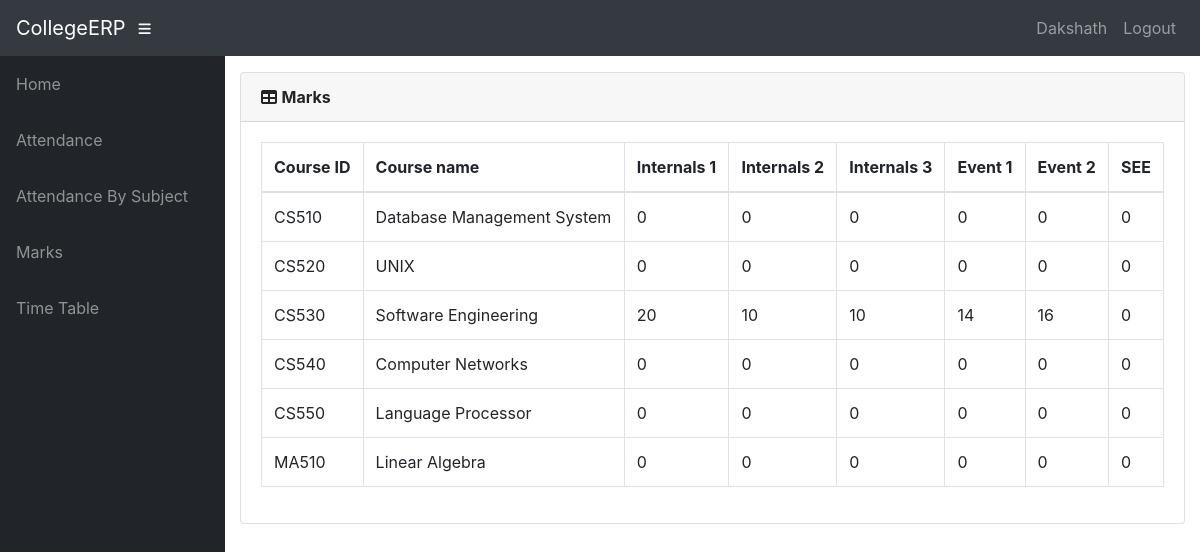
The app's page /info/student/CS01/marks_list/ (signed in) with its own data.
### info/models.py (models this page shows, shortened)
class User(AbstractUser):
    @property
    def is_student(self):
        if hasattr(self, 'student'):
            return True
        return False

class Student(models.Model):
    user = models.OneToOneField(User, on_delete=models.CASCADE, null=True)
    class_id = models.ForeignKey(Class, on_delete=models.CASCADE, default=1)
    USN = models.CharField(primary_key='True', max_length=100)
    name = models.CharField(max_length=200)
    sex = models.CharField(max_length=50, choices=sex_choice, default='Male')
    DOB = models.DateField(default='1998-01-01')

class StudentCourse(models.Model):
    student = models.ForeignKey(Student, on_delete=models.CASCADE)
    course = models.ForeignKey(Course, on_delete=models.CASCADE)
    class Meta:
        unique_together = (('student', 'course'),)
        verbose_name_plural = 'Marks'

class Course(models.Model):
    dept = models.ForeignKey(Dept, on_delete=models.CASCADE)
    id = models.CharField(primary_key='True', max_length=50)
    name = models.CharField(max_length=50)
    shortname = models.CharField(max_length=50, default='X')

class Marks(models.Model):
    studentcourse = models.ForeignKey(StudentCourse, on_delete=models.CASCADE)
    name = models.CharField(max_length=50, choices=test_name, default='Internal test 1')
    marks1 = models.IntegerField(default=0, validators=[MinValueValidator(0), MaxValueValidator(100)])
    class Meta:
        unique_together = (('studentcourse', 'name'),)

### info/views.py (the view)
# urls.py: path('student/<slug:stud_id>/marks_list/',
@login_required()
def marks_list(request, stud_id):
    stud = Student.objects.get(USN=stud_id, )
    ass_list = Assign.objects.filter(class_id_id=stud.class_id)
    sc_list = []
    for ass in ass_list:
        try:
            sc = StudentCourse.objects.get(student=stud, course=ass.course)
        except StudentCourse.DoesNotExist:
            sc = StudentCourse(student=stud, course=ass.course)
            sc.save()
            sc.marks_set.create(type='I', name='Internal test 1')
            sc.marks_set.create(type='I', name='Internal test 2')
            sc.marks_set.create(type='I', name='Internal test 3')
            sc.marks_set.create(type='E', name='Event 1')
            sc.marks_set.create(type='E', name='Event 2')
            sc.marks_set.create(type='S', name='Semester End Exam')
        sc_list.append(sc)
    return render(request, 'info/marks_list.html', {'sc_list': sc_list})

### info/templates/info/marks_list.html
{% extends 'info/base.html' %}
    {% load static %}
    {% block content %}
                  <div class="card mb-3">
            <div class="card-header">
              <i class="fas fa-table"></i>
            <b>Marks</b></div>
            <div class="card-body">
              <div class="table-responsive">
                <table class="table table-bordered" id="dataTable" width="100%" cellspacing="0">
                  <thead>
                    <tr>
                        <th>Course ID</th>
                        <th>Course name</th>
                        <th>Internals 1</th>
                        <th>Internals 2</th>
                        <th>Internals 3</th>
                        <th>Event 1</th>
                        <th>Event 2</th>
                        <th>SEE</th>
                    </tr>
                  </thead>
                  <tbody>
                    {% for sc in sc_list %}
                    <tr>
                        <td>{{ sc.course_id }}</td>
                        <td>{{sc.course.name}}</td>
                        {% for m in sc.marks_set.all %}
                            <td>{{ m.marks1 }}</td>
                        {% endfor %}
                    </tr>
                    {% empty %}
                            <p>student has no courses</p>
                    {% endfor %}
                  </tbody>
                </table>
              </div>
            </div>
          </div>
    {% endblock %}

### info/templates/info/base.html (shortened to what this page needs)
<!DOCTYPE html>
<html lang="en">
  <head>
      {% load static %}
    <link href="{% static '/info/bootstrap/vendor/bootstrap/css/bootstrap.min.css' %}" rel="stylesheet">
    <link href="{% static '/info/bootstrap/vendor/fontawesome-free/css/all.min.css' %}" rel="stylesheet" type="text/css">
    <link href="{% static '/info/bootstrap/vendor/datatables/dataTables.bootstrap4.css' %}" rel="stylesheet">
    <link href="{% static '/info/bootstrap/css/sb-admin.css' %}" rel="stylesheet">
  </head>
  <body id="page-top">
    <nav class="navbar navbar-expand navbar-dark bg-dark static-top">
      <a class="navbar-brand mr-1" href="{% url 'index' %}">CollegeERP</a>
      <button class="btn btn-link btn-sm text-white order-1 order-sm-0" id="sidebarToggle" href="#">
        <i class="fas fa-bars"></i>
      </button>
        <div class="collapse navbar-collapse" id="navbarResponsive">
          <ul class="navbar-nav ml-auto">
            <li class="nav-item">
                {% if request.user.is_student %}
                    <a class="nav-link text-capitalize">{{ request.user.student.name }}</a>
                {% elif request.user.is_teacher %}
                    <a class="nav-link text-capitalize">{{ request.user.teacher.name }}</a>
                {% endif %}
            </li>
            <li class="nav-item">
                <a class="nav-link" href="#" data-toggle="modal" data-target="#logoutModal">Logout</a>
            </li>
          </ul>
        </div>
    </nav>
    <div id="wrapper">
      <ul class="sidebar navbar-nav">
            <li class="nav-item">
              <a class="nav-link" href="{% url 'index' %}">
                <span>Home</span>
              </a>
            </li>
        {% if request.user.is_student %}
            <li class="nav-item">
              <a class="nav-link" href="{% url 'attendance' request.user.student.USN %}">
                <span>Attendance</span>
              </a>
            </li>
            <li class="nav-item">
              <a class="nav-link" href="{% url 'attendance' request.user.student.USN %}">
                <span>Attendance By Subject</span>
              </a>
            </li>
            <li class="nav-item">
              <a class="nav-link" href="{% url 'marks_list' request.user.student.USN %}">
                <span>Marks</span>
              </a>
            </li>
              <li class="nav-item">
              <a class="nav-link" href="{% url 'timetable' request.user.student.class_id_id %}">
                <span>Time Table</span>
              </a>
            </li>
        {% endif %}
      </ul>
      <div id="content-wrapper">
        <div class="container-fluid">
            {% block content %}
            {% endblock %}
        </div>
      </div>
    </div>
  </body>
</html>

### records on screen
User: user.student.name "Dakshath"
StudentCourse: course_id "CS510", course.name "Database Management System"
Marks: marks1 "0"
Marks: marks1 "0"
Marks: marks1 "0"
Marks: marks1 "0"
Marks: marks1 "0"
Marks: marks1 "0"
StudentCourse: course_id "CS520", course.name "UNIX"
Marks: marks1 "0"
Marks: marks1 "0"
Marks: marks1 "0"
Marks: marks1 "0"
Marks: marks1 "0"
Marks: marks1 "0"
StudentCourse: course_id "CS530", course.name "Software Engineering"
Marks: marks1 "20"
Marks: marks1 "10"
Marks: marks1 "10"
Marks: marks1 "14"
Marks: marks1 "16"
Marks: marks1 "0"
StudentCourse: course_id "CS540", course.name "Computer Networks"
Marks: marks1 "0"
Marks: marks1 "0"
Marks: marks1 "0"
Marks: marks1 "0"
Marks: marks1 "0"
Marks: marks1 "0"
StudentCourse: course_id "CS550", course.name "Language Processor"
Marks: marks1 "0"
Marks: marks1 "0"
Marks: marks1 "0"
Marks: marks1 "0"
Marks: marks1 "0"
Marks: marks1 "0"
StudentCourse: course_id "MA510", course.name "Linear Algebra"
Marks: marks1 "0"
Marks: marks1 "0"
Marks: marks1 "0"
Marks: marks1 "0"
Marks: marks1 "0"
Marks: marks1 "0"
